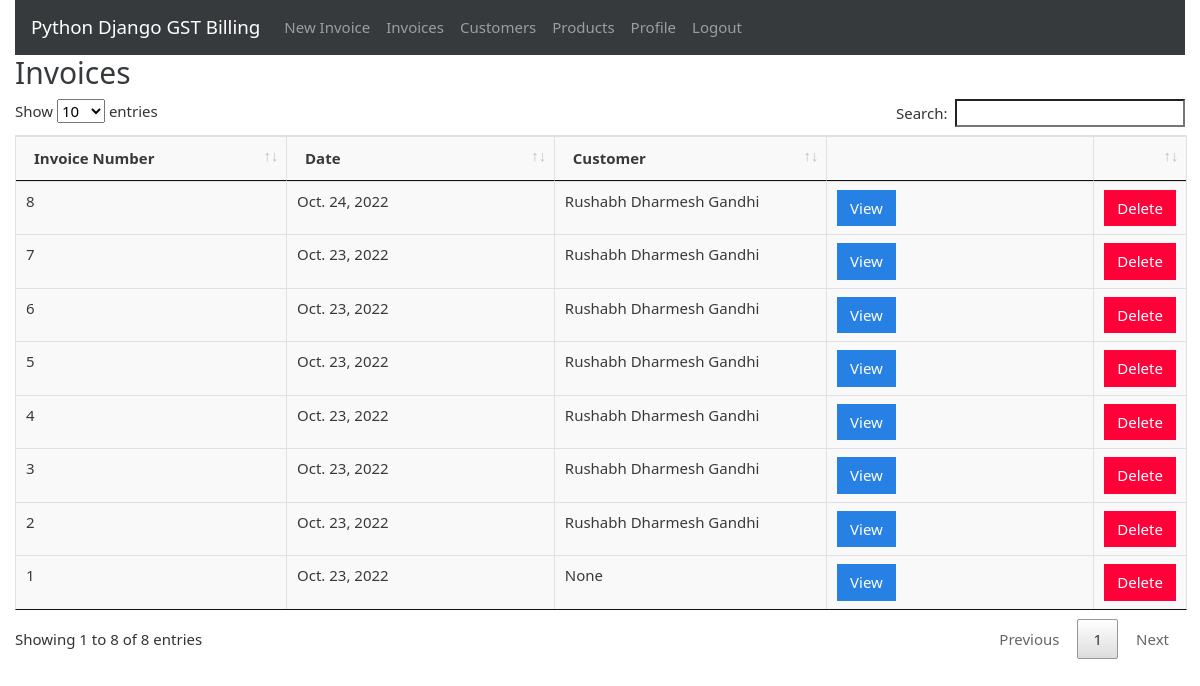
/invoices (signed in), run on an earlier commit of the app's database.
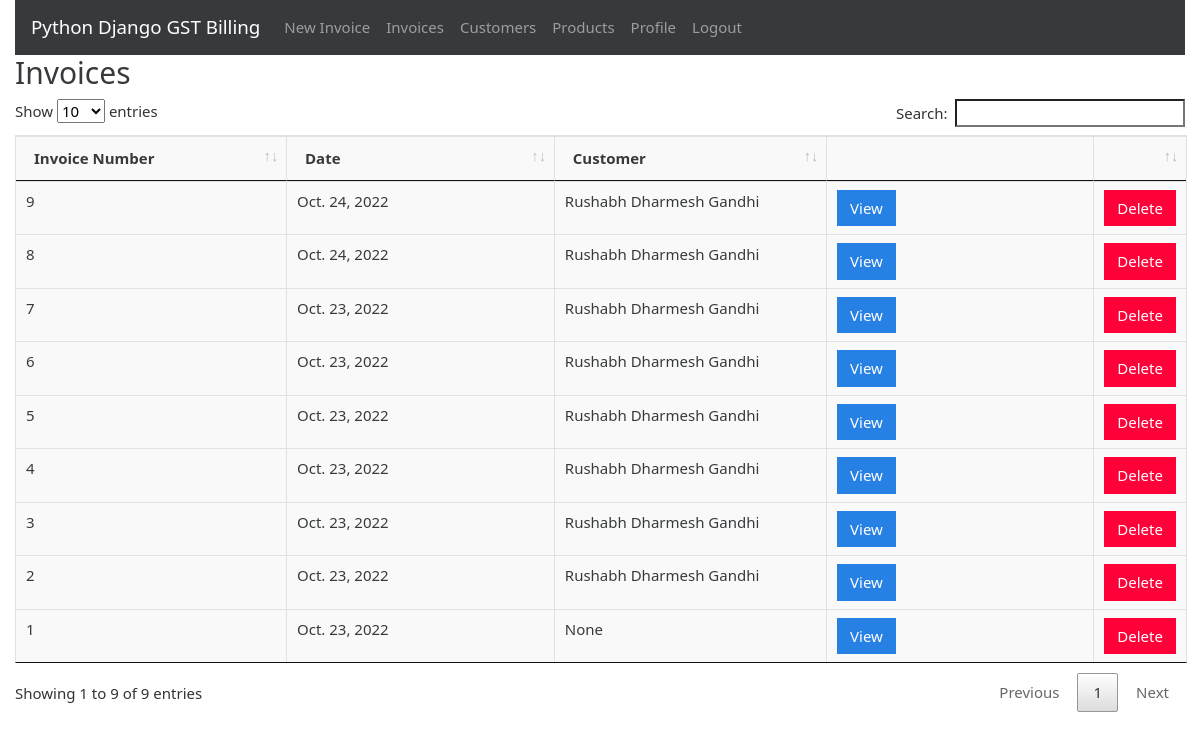
And on a later commit of the database.
### gstbillingapp/models.py (models this page shows, shortened)
class Invoice(models.Model):
    invoice_number = models.IntegerField()
    invoice_date = models.DateField()
    invoice_customer = models.ForeignKey(
        'Customer',
        on_delete=models.SET_NULL,
        null=True
    )
    invoice_json = models.TextField()

class Customer(models.Model):
    customer_name = models.CharField(max_length=200)
    customer_address = models.TextField(max_length=600, blank=True, null=True)
    customer_gst = models.CharField(max_length=15, blank=True, null=True)
    def __str__(self):
        return self.customer_name

### gstbillingapp/views.py (the view)
# urls.py: path('invoices', views.invoices, name='invoices'),
@login_required
def invoices(request):
    context = {}
    context['invoices'] = Invoice.objects.all().order_by('-id')
    return render(request, 'gstbillingapp/invoices.html', context)

### gstbillingapp/templates/gstbillingapp/invoices.html (shortened to what this page needs)
{% extends "gstbillingapp/base.html" %}
{% load static %}
{% block content %}
		<h2>Invoices</h2>
		<table class="table table-bordered" id="invoice-table">
		<thead>
			<tr>
				<th>Invoice Number</th>
				<th>Date</th>
				<th>Customer</th>
				<th></th>
				<th></th>
			</tr>
		</thead>
		<tbody class="two-col-form">
			{% for invoice in invoices %}
			<tr>
 				<td>{{invoice.invoice_number}}</td>
 				<td>{{invoice.invoice_date}}</td>
 				<td>{{invoice.invoice_customer}}</td>
				 <td><a href="{% url 'invoice_viewer' invoice.id %}"><button type="button" class="btn btn-primary">View</button></a></td>
				 <td><button type="button" class="btn btn-danger" data-toggle="modal" data-target="#invoiceDeleteModal" data-invoice-id="{{invoice.id}}" data-invoice-number="{{invoice.invoice_number}}, for {{invoice.invoice_customer}}">Delete</button></td>
			</tr>
			{% endfor %}
		</tbody>
		</table>
{% endblock %}

What changed in the data, as far as the page shows it:
added Invoice: invoice_number "9", invoice_date "Oct. 24, 2022", invoice_customer "Rushabh Dharmesh Gandhi"
Also different on the page:
text written by a page script: "Show entries Search: Showing 1 to 8 of 8 entries Previous 1 Next" → "Show entries Search: Showing 1 to 9 of 9 entries Previous 1 Next"
